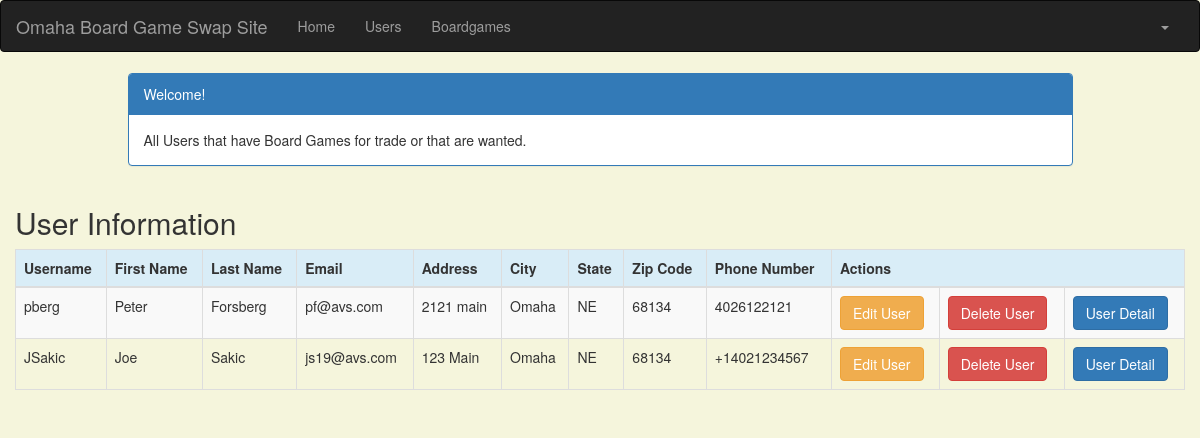
The page /user_list (signed in) on the database as committed earlier.
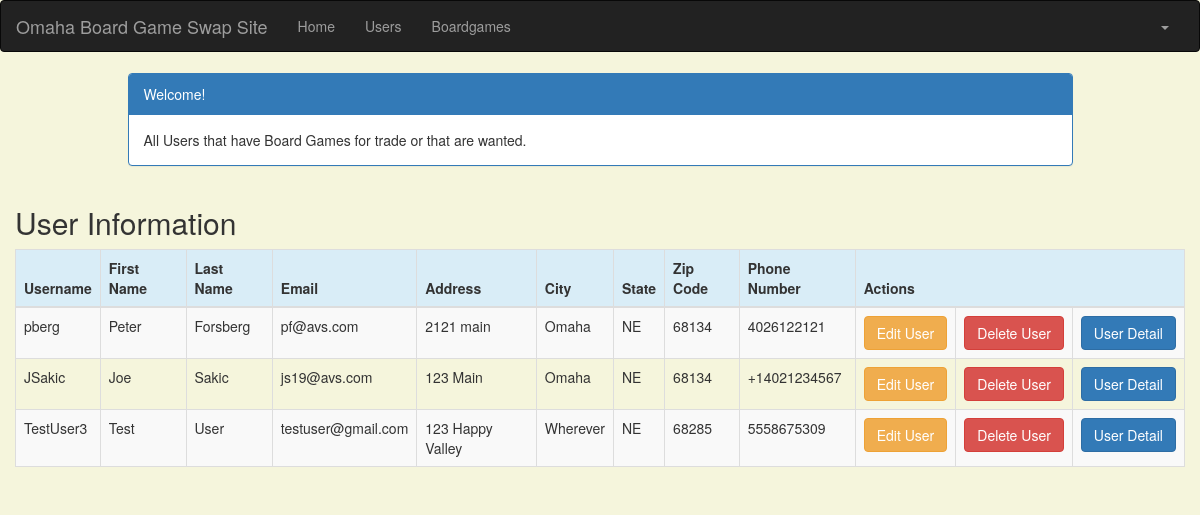
The same page on the database as committed later.
### crm/models.py (models this page shows, shortened)
class User(models.Model):
    user_name = models.CharField(max_length=50)
    user_first_name = models.CharField(max_length=50)
    user_last_name = models.CharField(max_length=100)
    user_email = models.EmailField(max_length=100)
    address = models.CharField(max_length=200)
    city = models.CharField(max_length=50)
    state = models.CharField(max_length=50)
    zipcode = models.CharField(max_length=10)
    phone_number = models.CharField(max_length=50)
    created_date = models.DateTimeField(default=timezone.now)
    updated_date = models.DateTimeField(auto_now_add=True)

### crm/views.py (the view)
# urls.py: path('user_list', views.user_list, name='user_list'),
@login_required
def user_list(request):
    user = User.objects.filter(created_date__lte=timezone.now())
    return render(request, 'crm/user_list.html',
                  {'users': user})

### templates/crm/user_list.html (shortened to what this page needs)
<!DOCTYPE html>
<html lang="en">
{% extends 'crm/base.html' %}
{% block content %}
    <html>
    <head>
        <link rel="stylesheet" href="https://maxcdn.bootstrapcdn.com/bootstrap/3.3.4/css/bootstrap.min.css">
    </head>
    <body>
    <div class="container">
        <div class="row">
            <div class="col-md-10 col-md-offset-1">
                <div class="panel panel-primary">
                    <div class="panel-heading">Welcome!</div>
                    <div class="panel-body">
                        All Users that have Board Games for trade or that are wanted.
                    </div>
                </div>
            </div>
        </div>
    </div>
    <div class="row">
        <h2 style="padding-left: 15Px">User Information</h2>
    </div>
    <div>
        <table class="table table-striped table-bordered table-hover">
            <thead>
            <tr class="bg-info">
                <th>Username</th>
                <th>First Name</th>
                <th>Last Name</th>
                <th>Email</th>
                {%  if request.user.is_superuser %}
                <th>Address</th>
                <th>City</th>
                <th>State</th>
                <th>Zip Code</th>
                <th>Phone Number</th>
                {% endif %}
                <th colspan="3">Actions</th>
            </tr>
            </thead>
            <tbody>
            {% for user in users %}
                <tr>
                    <td>{{ user.user_name }}</td>
                    <td>{{ user.user_first_name }}</td>
                    <td>{{ user.user_last_name }}</td>
                    <td>{{ user.user_email }}</td>
                    {%  if request.user.is_superuser %}
                    <td>{{ user.address }}</td>
                    <td>{{ user.city }}</td>
                    <td>{{ user.state }}</td>
                    <td>{{ user.zipcode }}</td>
                    <td>{{ user.phone_number }}</td>
                    <td><a href="{% url 'crm:user_edit' pk=user.pk %}"
                           class="btn btn-warning">Edit User</a>
                    <td><a href="{% url 'crm:user_delete' pk=user.pk %}"
                           onclick="return confirm('Are you sure you want to delete?')"
                           class="btn btn-danger">Delete User</a>
                    {% endif %}
                    <td><a href="{% url 'crm:user_detail' pk=user.pk %}"
                           class="btn btn-primary">User Detail</a>
                </tr>
            {% endfor %}
            </tbody>
        </table>
    </div>
    </body>
    </html>
{% endblock %}

Rows that differ between the two databases and show on the page:
added User: user_name "TestUser3", user_first_name "Test", user_last_name "User", user_email "testuser@gmail.com", address "123 Happy Valley", city "Wherever", state "NE", zipcode "68285", phone_number "5558675309"
